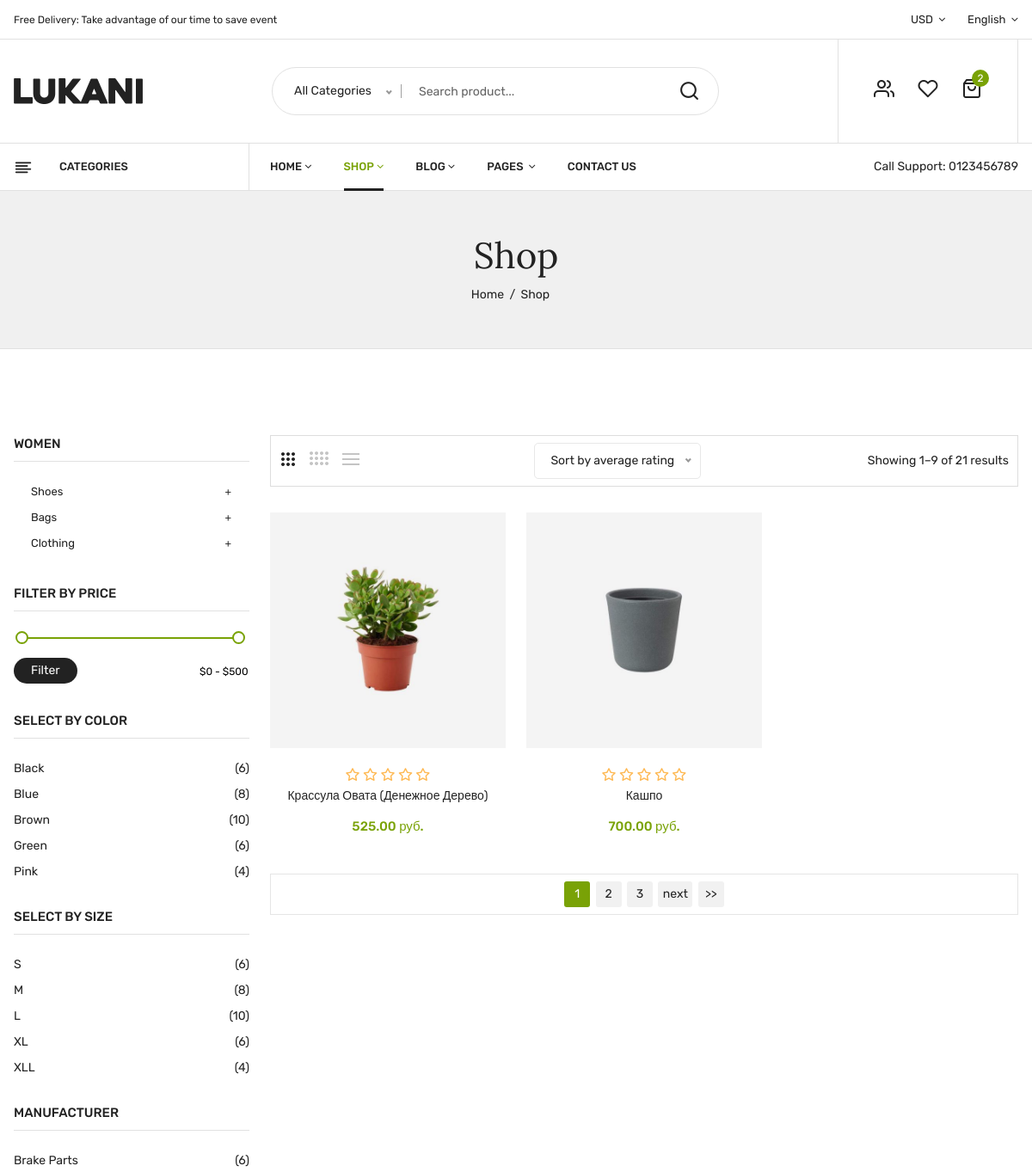
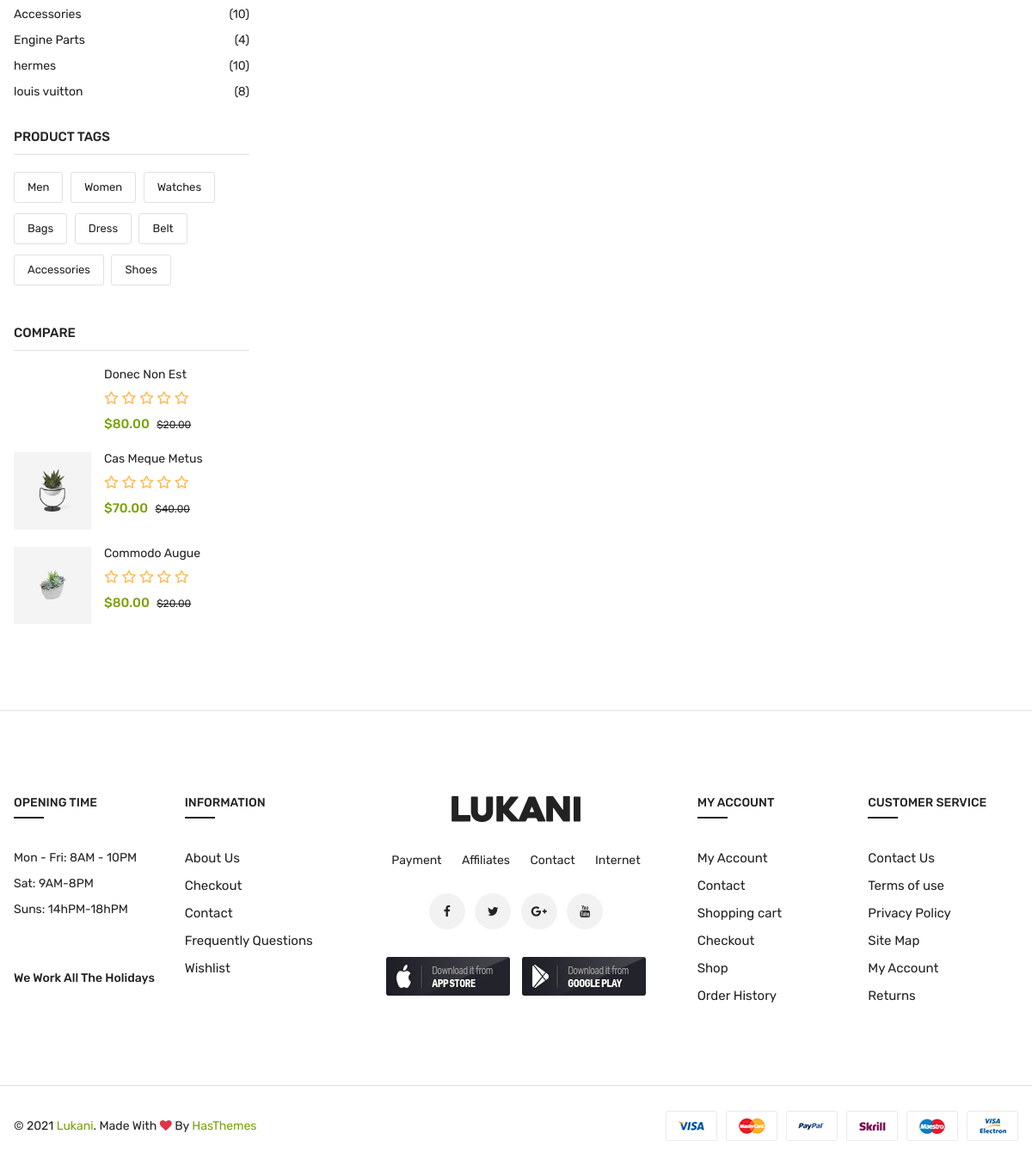
The page / on the database its author committed (2 pictures, top to bottom).
### shop/models.py (models this page shows, shortened)
class Item(models.Model):
    CURRENCY_CHOICES = (
        ('usd', 'usd'),
        ('rub', 'rub')
    )
    name = models.CharField(max_length=255, verbose_name='product_name')
    code = models.CharField(max_length=255,
                            verbose_name='product_code')  # по этому полю различаем продукт (код продукта)
    price = models.DecimalField(max_digits=20, decimal_places=2)
    unit = models.CharField(max_length=255, blank=True, null=True)  # единица измерения
    image_url = models.ImageField(upload_to='img_product')  # путь на изображение продукта
    note = models.TextField(blank=True, null=True)  # комментарий к продукту
    class Meta:  # все элементы отображаются по дате создания
        ordering = ['pk']

### main/views.py (the view)
# urls.py: urlpatterns = [path("", views.ProductView.as_view(), name="shop"),
class ProductView(ListView):
    model = Item
    template_name = 'shop.html'
    def get_context_data(self, **kwargs):
        products = Item.objects.all()
        context = super(ProductView, self).get_context_data(**kwargs, )
        context.update({
            "items": products,
        })
        return context

### templates/shop.html (shortened to what this page needs)
{% extends 'base-page.html' %}
{% load static %}
{% block container %}
<div class="breadcrumbs_area">
    <div class="container">
        <div class="row">
            <div class="col-12">
                <div class="breadcrumb_content">
                    <h3>Shop</h3>
                    <ul>
                        <li><a href="#">home</a></li>
                        <li>shop</li>
                    </ul>
                </div>
            </div>
        </div>
    </div>
</div>
<div class="shop_area shop_reverse mt-100 mb-100">
    <div class="container">
        <div class="row">
            <div class="col-lg-3 col-md-12">
                <aside class="sidebar_widget">
                    <div class="widget_inner">
                        <div class="widget_list widget_categories">
                            <h3>Women</h3>
                            <ul>
                                <li class="widget_sub_categories sub_categories1"><a
                                        href="javascript:void(0)">Shoes</a>
                                </li>
                                <li class="widget_sub_categories sub_categories2"><a
                                        href="javascript:void(0)">Bags</a>
                                </li>
                                <li class="widget_sub_categories sub_categories3"><a
                                        href="javascript:void(0)">Clothing</a>
                                </li>
                            </ul>
                        </div>
                        <div class="widget_list widget_filter">
                            <h3>Filter by price</h3>
                            <form action="#">
                                <div id="slider-range"></div>
                                <button type="submit">Filter</button>
                                <input type="text" name="text" id="amount"/>
                            </form>
                        </div>
                        <div class="widget_list widget_color">
                            <h3>Select By Color</h3>
                            <ul>
                                <li>
                                    <a href="#">Black <span>(6)</span></a>
                                </li>
                                <li>
                                    <a href="#"> Blue <span>(8)</span></a>
                                </li>
                                <li>
                                    <a href="#">Brown <span>(10)</span></a>
                                </li>
                                <li>
                                    <a href="#"> Green <span>(6)</span></a>
                                </li>
                                <li>
                                    <a href="#">Pink <span>(4)</span></a>
                                </li>
                            </ul>
                        </div>
                        <div class="widget_list widget_color">
                            <h3>Select By SIze</h3>
                            <ul>
                                <li>
                                    <a href="#">S <span>(6)</span></a>
                                </li>
                                <li>
                                    <a href="#"> M <span>(8)</span></a>
                                </li>
                                <li>
                                    <a href="#">L <span>(10)</span></a>
                                </li>
                                <li>
                                    <a href="#"> XL <span>(6)</span></a>
                                </li>
                                <li>
                                    <a href="#">XLL <span>(4)</span></a>
                                </li>
                            </ul>
                        </div>
                        <div class="widget_list widget_manu">
                            <h3>Manufacturer</h3>
                            <ul>
                                <li>
                                    <a href="#">Brake Parts <span>(6)</span></a>
                                </li>
                                <li>
                                    <a href="#">Accessories <span>(10)</span></a>
                                </li>
                                <li>
                                    <a href="#">Engine Parts <span>(4)</span></a>
                                </li>
                                <li>
                                    <a href="#">hermes <span>(10)</span></a>
                                </li>
                                <li>
                                    <a href="#">louis vuitton <span>(8)</span></a>
                                </li>
                            </ul>
                        </div>
                        <div class="widget_list tags_widget">
                            <h3>Product tags</h3>
                            <div class="tag_cloud">
                                <a href="#">Men</a>
                                <a href="#">Women</a>
                                <a href="#">Watches</a>
                                <a href="#">Bags</a>
                                <a href="#">Dress</a>
                                <a href="#">Belt</a>
                                <a href="#">Accessories</a>
                                <a href="#">Shoes</a>
                            </div>
                        </div>
                        <div class="widget_list">
                            <h3>Compare</h3>
                            <div class="shop_sidebar_product">
                                <article class="single_product">
                                    <figure>
                                        <div class="product_thumb">
                                        </div>
                                        <figcaption class="product_content">
                                            <h4 class="product_name"><a href="#">Donec Non
                                                Est</a></h4>
                                            <div class="product_rating">
                                                <ul>
                                                    <li><a href="#"><i class="icon-star"></i></a></li>
                                                    <li><a href="#"><i class="icon-star"></i></a></li>
                                                    <li><a href="#"><i class="icon-star"></i></a></li>
                                                    <li><a href="#"><i class="icon-star"></i></a></li>
                                                    <li><a href="#"><i class="icon-star"></i></a></li>
                                                </ul>
                                            </div>
                                            <div class="price_box">
                                                <span class="current_price">$80.00</span>
                                                <span class="old_price">$20.00</span>
                                            </div>
                                        </figcaption>
                                    </figure>
                                </article>
                                <article class="single_product">
                                    <figure>
                                        <div class="product_thumb">
                                            <a class="primary_img" href="product-details.html"><img
                                                    src="assets/img/product/product9.jpg" alt=""></a>
                                        </div>
                                        <figcaption class="product_content">
                                            <h4 class="product_name"><a href="product-details.html">Cas Meque
                                                Metus</a></h4>
                                            <div class="product_rating">
                                                <ul>
                                                    <li><a href="#"><i class="icon-star"></i></a></li>
                                                    <li><a href="#"><i class="icon-star"></i></a></li>
                                                    <li><a href="#"><i class="icon-star"></i></a></li>
                                                    <li><a href="#"><i class="icon-star"></i></a></li>
                                                    <li><a href="#"><i class="icon-star"></i></a></li>
                                                </ul>
                                            </div>
                                            <div class="price_box">
                                                <span class="current_price">$70.00</span>
                                                <span class="old_price">$40.00</span>
                                            </div>
                                        </figcaption>
                                    </figure>
                                </article>
                                <article class="single_product">
                                    <figure>
                                        <div class="product_thumb">
                                            <a class="primary_img" href="product-details.html"><img
                                                    src="assets/img/product/product8.jpg" alt=""></a>
                                        </div>
                                        <figcaption class="product_content">
                                            <h4 class="product_name"><a href="product-details.html"> commodo
                                                augue</a></h4>
                                            <div class="product_rating">
                                                <ul>
                                                    <li><a href="#"><i class="icon-star"></i></a></li>
                                                    <li><a href="#"><i class="icon-star"></i></a></li>
                                                    <li><a href="#"><i class="icon-star"></i></a></li>
                                                    <li><a href="#"><i class="icon-star"></i></a></li>
                                                    <li><a href="#"><i class="icon-star"></i></a></li>
                                                </ul>
                                            </div>
                                            <div class="price_box">
                                                <span class="current_price">$80.00</span>
                                                <span class="old_price">$20.00</span>
                                            </div>
                                        </figcaption>
                                    </figure>
                                </article>
                            </div>
                        </div>
                    </div>
                </aside>
            </div>
            <div class="col-lg-9 col-md-12">
                <div class="shop_toolbar_wrapper">
                    <div class="shop_toolbar_btn">
                        <button data-role="grid_3" type="button" class="active btn-grid-3" data-toggle="tooltip"
                                title="3"></button>
                        <button data-role="grid_4" type="button" class=" btn-grid-4" data-toggle="tooltip"
                                title="4"></button>
                        <button data-role="grid_list" type="button" class="btn-list" data-toggle="tooltip"
                                title="List"></button>
                    </div>
                    <div class=" niceselect_option">
                    </div>
                    <div class="page_amount">
                        <p>Showing 1–9 of 21 results</p>
                    </div>
                </div>
                <div class="row shop_wrapper">
                    {% for item in object_list %}
                    <div class="col-lg-4 col-md-4 col-12 ">
                        <article class="single_product">
                            <figure>
                                <div class="product_thumb">
                                    <a class="primary_img" href="{% url 'item' item.pk %}"><img
                                            src="{{ item.image_url.url }}" alt=""></a>
                                </div>
                                <div class="product_content grid_content">
                                    <div class="product_price_rating">
                                        <div class="product_rating">
                                            <ul>
                                                <li><a href="#"><i class="icon-star"></i></a></li>
                                                <li><a href="#"><i class="icon-star"></i></a></li>
                                                <li><a href="#"><i class="icon-star"></i></a></li>
                                                <li><a href="#"><i class="icon-star"></i></a></li>
                                                <li><a href="#"><i class="icon-star"></i></a></li>
                                            </ul>
                                        </div>
                                        <h4 class="product_name"><a href="{% url 'item' item.pk %}">{{item.name}}</a></h4>
                                        <div class="price_box">
                                            <span class="current_price">{{item.price}} {{item.unit}}.</span>
                                        </div>
                                    </div>
                                </div>
                            </figure>
                        </article>
                    </div>
                    {% endfor %}
                </div>
                <div class="shop_toolbar t_bottom">
                    <div class="pagination">
                        <ul>
                            <li class="current">1</li>
                            <li><a href="#">2</a></li>
                            <li><a href="#">3</a></li>
                            <li class="next"><a href="#">next</a></li>
                            <li><a href="#">>></a></li>
                        </ul>
                    </div>
                </div>
            </div>
        </div>
    </div>
</div>
{% endblock container %}

### static/css/plugins.css (style rules this page uses)
[class^="icon-"], [class*=" icon-"] { font-family: 'plaza-icon' !important; speak: none; font-style: normal; font-weight: normal; font-variant: normal; text-transform: none; line-height: 1; -webkit-font-smoothing: antialiased; -moz-osx-font-smoothing: grayscale; }
.icon-star:before { content: "\e9d5"; }

### rows shown on the page
Item: image_url (picture), name "Крассула Овата (Денежное Дерево)", price "525.00", unit "руб"
Item: image_url (picture), name "Кашпо", price "700.00", unit "руб"
